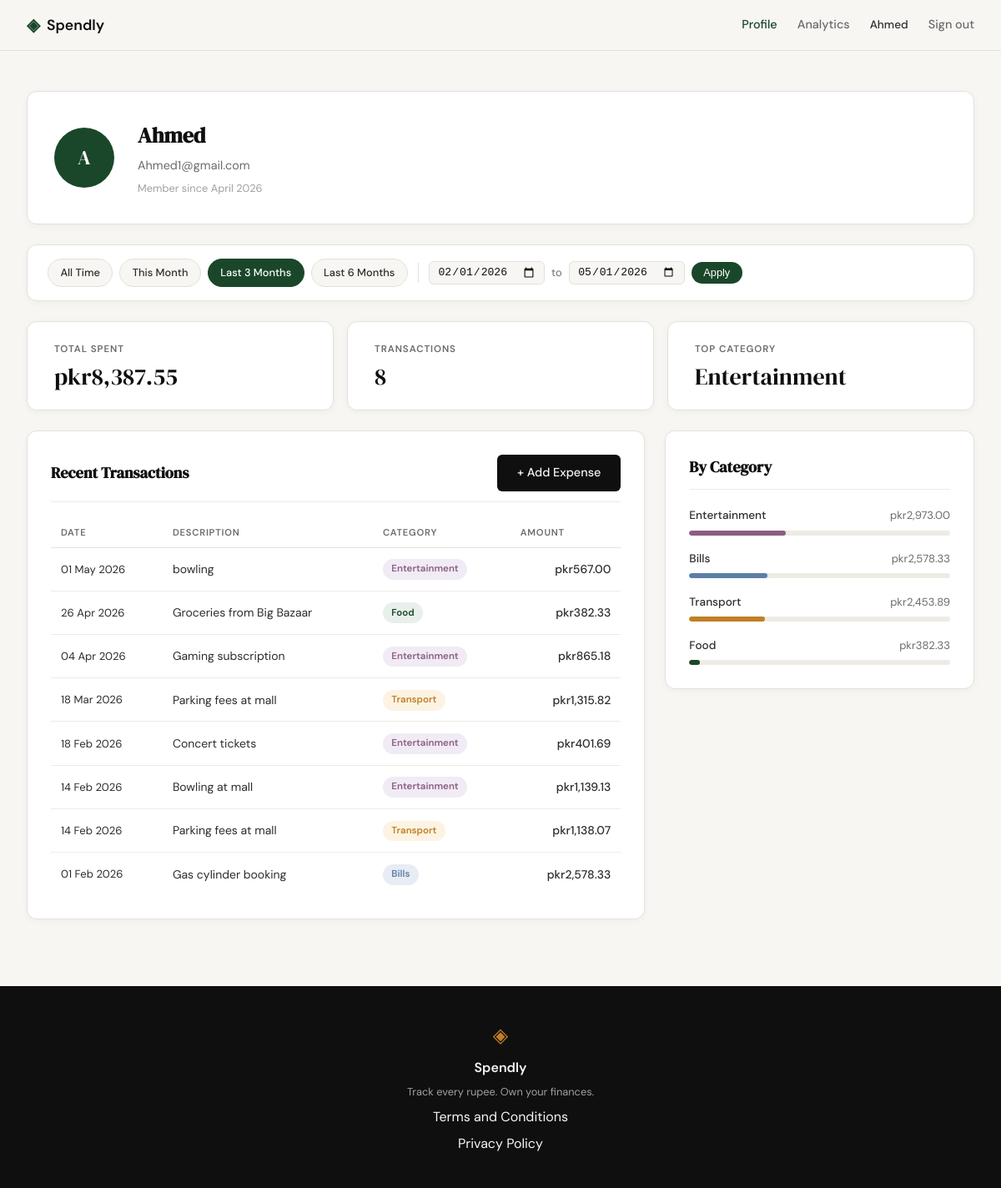
The page /profile?date_from=2026-02-01&date_to=2026-05-01 (signed in) on the database its author committed.
### tables this page shows
CREATE TABLE users (
            id INTEGER PRIMARY KEY AUTOINCREMENT,
            name TEXT NOT NULL,
            email TEXT UNIQUE NOT NULL,
            password_hash TEXT NOT NULL,
            created_at TEXT DEFAULT (datetime('now')));

CREATE TABLE expenses (
            id INTEGER PRIMARY KEY AUTOINCREMENT,
            user_id INTEGER NOT NULL REFERENCES users(id),
            amount REAL NOT NULL,
            category TEXT NOT NULL,
            date TEXT NOT NULL,
            description TEXT,
            created_at TEXT DEFAULT (datetime('now')));

### app.py (the view)
@app.route("/profile")
def profile():
    if not session.get("user_id"):
        return redirect(url_for("login"))
    uid = session["user_id"]
    today = date.today()
    date_from = _parse_date(request.args.get("date_from"))
    date_to = _parse_date(request.args.get("date_to"))
    if date_from and date_to and date_from > date_to:
        flash("Start date must be before end date.", "error")
        date_from = date_to = None
    today_str = today.isoformat()
    this_month_from = today.replace(day=1).isoformat()
    this_month_to = today.replace(
        day=calendar.monthrange(today.year, today.month)[1]
    ).isoformat()
    presets = {
        "this_month": {"date_from": this_month_from, "date_to": this_month_to},
        "last_3":     {"date_from": _months_ago(today, 3), "date_to": today_str},
        "last_6":     {"date_from": _months_ago(today, 6), "date_to": today_str},
    }
    return render_template(
        "profile.html",
        user=get_user_by_id(uid),
        stats=get_summary_stats(uid, date_from, date_to),
        expenses=get_recent_transactions(uid, date_from=date_from, date_to=date_to),
        categories=get_category_breakdown(uid, date_from, date_to),
        date_from=date_from,
        date_to=date_to,
        presets=presets,
    )

### app.py (called while the page is built)
def _parse_date(val):
    try:
        datetime.strptime(val, "%Y-%m-%d")
        return val
    except (ValueError, TypeError):
        return None

def _months_ago(today, n):
    m, y = today.month - n, today.year
    while m <= 0:
        m += 12
        y -= 1
    return date(y, m, 1).isoformat()

### database/db.py (called while the page is built)
def get_db():
    conn = sqlite3.connect(DB_PATH)
    conn.row_factory = sqlite3.Row
    conn.execute("PRAGMA foreign_keys = ON")
    return conn

### database/queries.py (called while the page is built)
def _build_date_filter(date_from, date_to):
    if date_from and date_to:
        return "AND date BETWEEN ? AND ?", [date_from, date_to]
    return "", []

def get_user_by_id(user_id):
    conn = get_db()
    row = conn.execute(
        "SELECT id, name, email, created_at FROM users WHERE id = ?",
        (user_id,),
    ).fetchone()
    conn.close()
    if row is None:
        return None
    name = row["name"]
    initials = "".join(w[0].upper() for w in name.split() if w)
    member_since = datetime.strptime(row["created_at"], "%Y-%m-%d %H:%M:%S").strftime("%B %Y")
    return {
        "name": name,
        "email": row["email"],
        "initials": initials,
        "member_since": member_since,
    }

def get_recent_transactions(user_id, limit=10, date_from=None, date_to=None):
    date_clause, date_params = _build_date_filter(date_from, date_to)
    params = [user_id] + date_params + [limit]
    conn = get_db()
    rows = conn.execute(
        "SELECT date, description, category, amount "
        "FROM expenses "
        "WHERE user_id = ? "
        + date_clause +
        " ORDER BY date DESC, id DESC "
        "LIMIT ?",
        params,
    ).fetchall()
    conn.close()
    return [
        {
            "date": datetime.strptime(row["date"], "%Y-%m-%d").strftime("%d %b %Y"),
            "description": row["description"],
            "category": row["category"],
            "amount": "{:,.2f}".format(row["amount"]),
        }
        for row in rows
    ]

### templates/profile.html (shortened to what this page needs)
{% extends "base.html" %}
{% block head %}
<link rel="stylesheet" href="{{ url_for('static', filename='css/profile.css') }}">
{% endblock %}
{% block content %}
<div class="profile-page">
    <div class="profile-inner">
        <div class="profile-header-card">
            <div class="profile-avatar">{{ user.initials }}</div>
            <div class="profile-info">
                <h1 class="profile-name">{{ user.name }}</h1>
                <p class="profile-email">{{ user.email }}</p>
                <p class="profile-since">Member since {{ user.member_since }}</p>
            </div>
        </div>
        <div class="filter-bar">
            <div class="filter-presets">
                <a href="{{ url_for('profile') }}"
                   class="filter-preset-btn{% if not date_from and not date_to %} filter-preset-btn--active{% endif %}">
                    All Time
                </a>
                <a href="{{ url_for('profile', date_from=presets.this_month.date_from, date_to=presets.this_month.date_to) }}"
                   class="filter-preset-btn{% if date_from == presets.this_month.date_from and date_to == presets.this_month.date_to %} filter-preset-btn--active{% endif %}">
                    This Month
                </a>
                <a href="{{ url_for('profile', date_from=presets.last_3.date_from, date_to=presets.last_3.date_to) }}"
                   class="filter-preset-btn{% if date_from == presets.last_3.date_from and date_to == presets.last_3.date_to %} filter-preset-btn--active{% endif %}">
                    Last 3 Months
                </a>
                <a href="{{ url_for('profile', date_from=presets.last_6.date_from, date_to=presets.last_6.date_to) }}"
                   class="filter-preset-btn{% if date_from == presets.last_6.date_from and date_to == presets.last_6.date_to %} filter-preset-btn--active{% endif %}">
                    Last 6 Months
                </a>
            </div>
            <form class="filter-form" method="GET" action="{{ url_for('profile') }}">
                <input type="date" name="date_from" class="filter-date-input"
                       value="{{ date_from or '' }}">
                <span class="filter-to-label">to</span>
                <input type="date" name="date_to" class="filter-date-input"
                       value="{{ date_to or '' }}">
                <button type="submit" class="filter-apply-btn">Apply</button>
            </form>
        </div>
        <div class="profile-stats">
            <div class="stat-card">
                <span class="stat-label">Total Spent</span>
                <span class="stat-value">pkr{{ stats.total }}</span>
            </div>
            <div class="stat-card">
                <span class="stat-label">Transactions</span>
                <span class="stat-value">{{ stats.count }}</span>
            </div>
            <div class="stat-card">
                <span class="stat-label">Top Category</span>
                <span class="stat-value">{{ stats.top_category }}</span>
            </div>
        </div>
        <div class="profile-grid">
            <div class="profile-section">
                <div class="section-title-row">
                    <h2 class="section-title">Recent Transactions</h2>
                    <a href="{{ url_for('add_expense') }}" class="btn-primary">+ Add Expense</a>
                </div>
                <div class="tx-table-wrapper">
                    <table class="tx-table">
                        <thead>
                            <tr>
                                <th>Date</th>
                                <th>Description</th>
                                <th>Category</th>
                                <th class="tx-amount-col">Amount</th>
                            </tr>
                        </thead>
                        <tbody>
                            {% for tx in expenses %}
                            <tr>
                                <td class="tx-date">{{ tx.date }}</td>
                                <td class="tx-desc">{{ tx.description }}</td>
                                <td>
                                    <span class="cat-badge cat-badge--{{ tx.category | lower }}">
                                        {{ tx.category }}
                                    </span>
                                </td>
                                <td class="tx-amount">pkr{{ tx.amount }}</td>
                            </tr>
                            {% endfor %}
                        </tbody>
                    </table>
                </div>
            </div>
            <div class="profile-section">
                <h2 class="section-title">By Category</h2>
                <div class="category-list">
                    {% for cat in categories %}
                    <div class="cat-row">
                        <div class="cat-row-header">
                            <span class="cat-row-name">{{ cat.name }}</span>
                            <span class="cat-row-amount">pkr{{ cat.amount }}</span>
                        </div>
                        <div class="cat-bar-track">
                            <div class="cat-bar cat-bar--{{ cat.name | lower }}"
                                 style="width: {{ cat.percent }}%"></div>
                        </div>
                    </div>
                    {% endfor %}
                </div>
            </div>
        </div>
    </div>
</div>
{% endblock %}

### templates/base.html (shortened to what this page needs)
<!DOCTYPE html>
<html lang="en">
<head>
    <link rel="stylesheet" href="{{ url_for('static', filename='css/style.css') }}">
    {% block head %}{% endblock %}
</head>
<body>
    <nav class="navbar">
        <div class="nav-inner">
            <a href="{{ url_for('landing') }}" class="nav-brand">
                <span class="brand-icon">◈</span>
                <span class="brand-name">Spendly</span>
            </a>
            <div class="nav-links">
                {% if session.user_id %}
                <a href="{{ url_for('profile') }}" class="{% if request.endpoint == 'profile' %}nav-link-active{% endif %}">Profile</a>
                <a href="{{ url_for('analytics') }}" class="{% if request.endpoint == 'analytics' %}nav-link-active{% endif %}">Analytics</a>
                <span class="nav-username">{{ session.user_name }}</span>
                <a href="{{ url_for('logout') }}">Sign out</a>
                {% else %}
                <a href="{{ url_for('login') }}">Sign in</a>
                <a href="{{ url_for('register') }}" class="nav-cta">Get started</a>
                {% endif %}
            </div>
        </div>
    </nav>
    <main class="main-content">
        {% block content %}{% endblock %}
    </main>
    <footer class="footer">
        <div class="footer-inner">
            <span class="brand-icon">◈</span>
            <span class="footer-name">Spendly</span>
            <p class="footer-copy">Track every rupee. Own your finances.</p>
            <a href="/terms">Terms and Conditions</a>
            <a href="/privacy">Privacy Policy</a>
        </div>
    </footer>
</body>
</html>

### static/css/style.css (style rules this page uses)
:root { --ink: #0f0f0f; --ink-soft: #2d2d2d; --ink-muted: #6b6b6b; --ink-faint: #a0a0a0; --paper: #f7f6f3; --paper-warm: #f0ede6; --paper-card: #ffffff; --accent: #1a472a; --accent-light: #e8f0eb; --accent-2: #c17f24; --accent-2-light: #fdf3e3; --danger: #c0392b; --danger-light: #fdecea; --border: #e4e1da; --border-soft: #eeebe4; --font-display: 'DM Serif Display', Georgia, serif; --font-body: 'DM Sans', system-ui, sans-serif; --max-width: 1200px; --auth-width: 440px; --radius-sm: 6px; --radius-md: 12px; --radius-lg: 20px; }
*, *::before, *::after { box-sizing: border-box; margin: 0; padding: 0; }
html { font-size: 16px; scroll-behavior: smooth; }
body { background: var(--paper); color: var(--ink); font-family: var(--font-body); font-size: 1rem; line-height: 1.6; -webkit-font-smoothing: antialiased; }
a { color: inherit; text-decoration: none; }
.navbar { position: sticky; top: 0; z-index: 100; background: var(--paper); border-bottom: 1px solid var(--border); padding: 0 2rem; }
.nav-inner { max-width: var(--max-width); margin: 0 auto; height: 60px; display: flex; align-items: center; justify-content: space-between; }
.nav-brand { display: flex; align-items: center; gap: 0.5rem; font-family: var(--font-body); font-weight: 600; font-size: 1.1rem; color: var(--ink); }
.brand-icon { color: var(--accent); font-size: 1.3rem; }
.brand-name { color: var(--ink); }
.nav-links { display: flex; align-items: center; gap: 1.5rem; font-size: 0.9rem; font-weight: 500; }
.nav-links a { color: var(--ink-muted); transition: color 0.2s; }
.nav-link-active { color: var(--accent) !important; font-weight: 500; }
.main-content { min-height: calc(100vh - 60px - 100px); }
.btn-primary { display: inline-block; background: var(--ink); color: var(--paper); padding: 0.65rem 1.5rem; border-radius: var(--radius-sm); font-family: var(--font-body); font-size: 0.9rem; font-weight: 500; cursor: pointer; border: none; transition: background 0.2s; text-decoration: none; }
.footer { background: var(--ink); color: var(--paper); padding: 2.5rem 2rem; text-align: center; }
.footer-inner { display: flex; flex-direction: column; align-items: center; gap: 0.4rem; }
.footer .brand-icon { color: var(--accent-2); font-size: 1.5rem; }
.footer-name { font-weight: 600; font-size: 1rem; }
.footer-copy { font-size: 0.8rem; color: var(--ink-faint); }

### rows shown on the page
users: user_name "Ahmed", name "Ahmed", email "Ahmed1@gmail.com"
expenses: date "01 May 2026", description "bowling", category "Entertainment", amount "567.00"
expenses: date "26 Apr 2026", description "Groceries from Big Bazaar", category "Food", amount "382.33", name "Food", {{ cat.percent }} 4 (drawn)
expenses: date "04 Apr 2026", description "Gaming subscription", category "Entertainment", amount "865.18"
expenses: date "18 Mar 2026", description "Parking fees at mall", category "Transport", amount "1,315.82"
expenses: date "18 Feb 2026", description "Concert tickets", category "Entertainment", amount "401.69"
expenses: date "14 Feb 2026", description "Bowling at mall", category "Entertainment", amount "1,139.13"
expenses: date "14 Feb 2026", description "Parking fees at mall", category "Transport", amount "1,138.07"
expenses: date "01 Feb 2026", description "Gas cylinder booking", category "Bills", amount "2,578.33", name "Bills", {{ cat.percent }} 30 (drawn)

### other values the page prints
{{ user.initials }} "A"
{{ user.member_since }} "April 2026"
{{ stats.total }} "8,387.55"
{{ stats.count }} "8"
{{ stats.top_category }} "Entertainment"
{{ cat.name }} "Entertainment" "Transport"
{{ cat.amount }} "2,973.00" "2,453.89"
